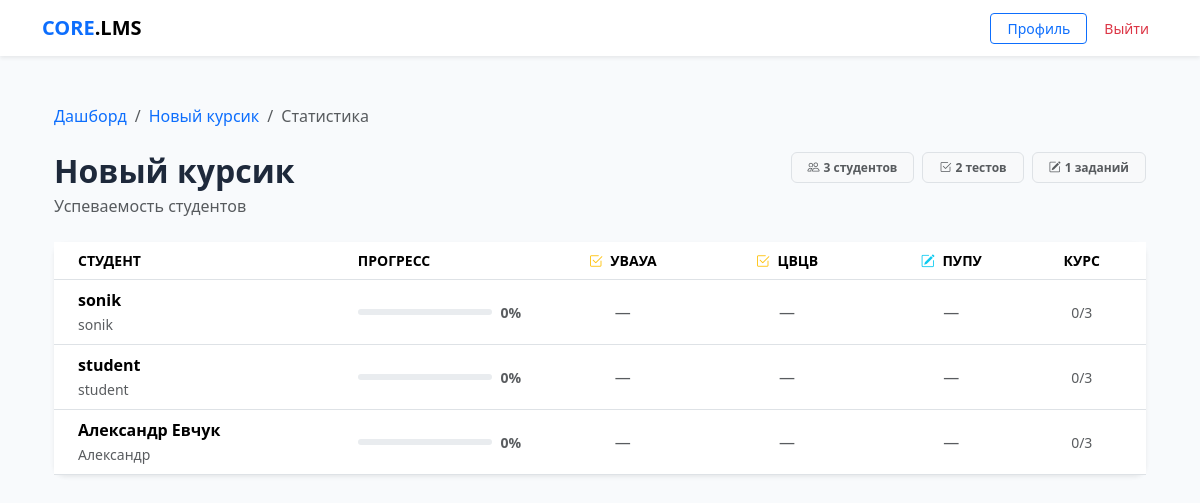
/stats/5/ (signed in), run on the app's committed database.
### core/models.py (models this page shows, shortened)
class Course(models.Model):
    title = models.CharField(max_length=255)
    description = models.TextField(blank=True)
    author = models.ForeignKey(CustomUser, on_delete=models.CASCADE, related_name='authored_courses')
    groups = models.ManyToManyField(Group, related_name='available_courses', blank=True)
    created_at = models.DateTimeField(auto_now_add=True)
    available_from = models.DateTimeField(null=True, blank=True,
        help_text='Дата открытия курса. Пусто — доступен сразу.')
    available_until = models.DateTimeField(null=True, blank=True,
        help_text='Дата закрытия курса. Пусто — бессрочно.')
    allow_self_enroll = models.BooleanField(default=False,
        help_text='Разрешить студентам подключаться по коду доступа')
    access_code = models.CharField(max_length=32, blank=True, null=True,
        help_text='Код для самостоятельного подключения к курсу')

class Quiz(models.Model):
    course = models.ForeignKey(Course, on_delete=models.CASCADE, related_name='quizzes')
    title = models.CharField(max_length=255)
    max_attempts = models.PositiveIntegerField(
        default=0,
        help_text='0 — неограниченное количество попыток'
    )
    shuffle_questions = models.BooleanField(
        default=False,
        help_text='Перемешивать вопросы случайно для каждого студента'
    )
    time_limit_minutes = models.PositiveIntegerField(
        null=True, blank=True,
        help_text='Ограничение по времени в минутах. Пусто — без ограничений.'
    )
    available_from = models.DateTimeField(null=True, blank=True,
        help_text='Дата открытия теста. Пусто — доступен сразу.')
    available_until = models.DateTimeField(null=True, blank=True,
        help_text='Дата закрытия теста. Пусто — бессрочно.')

class Assignment(models.Model):
    block = models.OneToOneField(ContentBlock, on_delete=models.CASCADE, related_name='assignment')
    description = models.TextField(blank=True)
    max_score = models.PositiveIntegerField(default=100)
    deadline = models.DateTimeField(null=True, blank=True)

class ContentBlock(models.Model):
    BLOCK_TYPES = (
        ('text', 'Текст'),
        ('file', 'Файл/Медиа'),
        ('quiz', 'Тест'),
        ('assignment', 'Задание'),
    )
    course = models.ForeignKey(Course, on_delete=models.CASCADE, related_name='blocks')
    section = models.ForeignKey('Section', on_delete=models.SET_NULL,
                                null=True, blank=True, related_name='blocks')
    title = models.CharField(max_length=255)
    block_type = models.CharField(max_length=20, choices=BLOCK_TYPES)
    content_text = models.TextField(blank=True, null=True)
    content_file = models.FileField(upload_to='course_contents/', blank=True, null=True)
    content_quiz = models.ForeignKey(Quiz, on_delete=models.SET_NULL, blank=True, null=True,
                                     related_name='blocks')
    order = models.PositiveIntegerField(default=0)

class CustomUser(AbstractUser):
    ROLE_CHOICES = (
        ('student', 'Студент'),
        ('teacher', 'Преподаватель'),
    )
    role = models.CharField(max_length=10, choices=ROLE_CHOICES, default='student')
    avatar = models.ImageField(upload_to='avatars/', null=True, blank=True)
    phone = models.CharField(max_length=20, null=True, blank=True)

### core/views.py (the view)
# urls.py: path('stats/<int:course_id>/', views.course_stats, name='course_stats'),
@login_required
@user_passes_test(is_teacher)
def course_stats(request, course_id):
    course = get_object_or_404(Course, id=course_id, author=request.user)
    students = CustomUser.objects.filter(
        groups__in=course.groups.all(), role='student'
    ).distinct().order_by('last_name', 'first_name')
    quizzes = Quiz.objects.filter(course=course)
    assignments = Assignment.objects.filter(
        block__course=course
    ).select_related('block')
    students_data = []
    for student in students:
        quiz_results = {}
        for quiz in quizzes:
            result = StudentResult.objects.filter(
                student=student, quiz=quiz
            ).order_by('-score').first()
            quiz_results[quiz.id] = result
        assignment_results = {}
        for assignment in assignments:
            sub = Submission.objects.filter(
                student=student, assignment=assignment
            ).first()
            assignment_results[assignment.id] = sub
        total = quizzes.count() + assignments.count()
        done = sum(1 for r in quiz_results.values() if r)
        done += sum(1 for s in assignment_results.values() if s and s.status == 'graded')
        pct = int((done / total) * 100) if total > 0 else 0
        completion = CourseCompletion.objects.filter(
            student=student, course=course).first()
        students_data.append({
            'student': student,
            'quiz_results': quiz_results,
            'assignment_results': assignment_results,
            'pct': pct,
            'done': done,
            'total': total,
            'completed': completion,
        })
    return render(request, 'core/course_stats.html', {
        'course': course,
        'students_data': students_data,
        'quizzes': quizzes,
        'assignments': assignments,
    })

### core/templatetags/core_extras.py (called while the page is built)
@register.filter
def lookup(d, key):
    if isinstance(d, dict):
        return d.get(key)
    return None

### core/views.py (called while the page is built)
def is_teacher(user):
    return user.is_authenticated and user.role == 'teacher'

### core/templates/core/course_stats.html (shortened to what this page needs)
{% extends "core/base.html" %}
{% load core_extras %}
{% block content %}
<div class="container py-4">
    <nav aria-label="breadcrumb" class="mb-4">
        <ol class="breadcrumb">
            <li class="breadcrumb-item">
                <a href="{% url 'dashboard' %}" class="text-decoration-none">Дашборд</a>
            </li>
            <li class="breadcrumb-item">
                <a href="{% url 'course_builder' course.id %}" class="text-decoration-none">
                    {{ course.title }}
                </a>
            </li>
            <li class="breadcrumb-item active">Статистика</li>
        </ol>
    </nav>
    <div class="d-flex justify-content-between align-items-start mb-4">
        <div>
            <h2 class="fw-bold mb-1">{{ course.title }}</h2>
            <p class="text-muted mb-0">Успеваемость студентов</p>
        </div>
        <div class="d-flex gap-2">
            <span class="badge bg-light text-muted border px-3 py-2">
                <i class="bi bi-people me-1"></i>{{ students_data|length }} студентов
            </span>
            <span class="badge bg-light text-muted border px-3 py-2">
                <i class="bi bi-check2-square me-1"></i>{{ quizzes|length }} тестов
            </span>
            <span class="badge bg-light text-muted border px-3 py-2">
                <i class="bi bi-pencil-square me-1"></i>{{ assignments|length }} заданий
            </span>
        </div>
    </div>
    {% if students_data %}
    <div class="card border-0 shadow-sm">
        <div class="table-responsive">
            <table class="table align-middle mb-0" id="statsTable">
                <thead class="bg-light">
                    <tr class="small text-uppercase text-muted">
                        <th class="ps-4" style="min-width:180px;">Студент</th>
                        <th style="min-width:100px;">Прогресс</th>
                        {% for quiz in quizzes %}
                        <th class="text-center" style="min-width:100px;"
                            title="{{ quiz.title }}">
                            <i class="bi bi-check2-square text-warning me-1"></i>
                            {{ quiz.title|truncatechars:15 }}
                        </th>
                        {% endfor %}
                        {% for assignment in assignments %}
                        <th class="text-center" style="min-width:100px;"
                            title="{{ assignment.block.title }}">
                            <i class="bi bi-pencil-square text-info me-1"></i>
                            {{ assignment.block.title|truncatechars:15 }}
                        </th>
                        {% endfor %}
                        <th class="text-center pe-4">Курс</th>
                    </tr>
                </thead>
                <tbody>
                    {% for row in students_data %}
                    <tr class="{% if row.completed %}table-success-subtle{% endif %}">
                        <td class="ps-4">
                            <div class="fw-semibold">
                                {{ row.student.get_full_name|default:row.student.username }}
                            </div>
                            <small class="text-muted">{{ row.student.username }}</small>
                        </td>
                        <td>
                            <div class="d-flex align-items-center gap-2">
                                <div class="progress flex-grow-1" style="height:6px;min-width:60px;">
                                </div>
                                <small class="text-muted fw-semibold" style="min-width:32px;">
                                    {{ row.pct }}%
                                </small>
                            </div>
                        </td>
                        {% for quiz in quizzes %}
                        {% with result=row.quiz_results|lookup:quiz.id %}
                        <td class="text-center">
                            {% if result %}
                                <span class="badge bg-success-subtle text-success border border-success-subtle px-2">
                                    {{ result.score }}/{{ result.max_score }}
                                </span>
                            {% else %}
                                <span class="text-muted">—</span>
                            {% endif %}
                        </td>
                        {% endwith %}
                        {% endfor %}
                        {% for assignment in assignments %}
                        {% with sub=row.assignment_results|lookup:assignment.id %}
                        <td class="text-center">
                            {% if sub %}
                                {% if sub.status == 'graded' %}
                                <span class="badge bg-success-subtle text-success border border-success-subtle px-2">
                                    {{ sub.score }}/{{ assignment.max_score }}
                                </span>
                                {% else %}
                                <span class="badge bg-warning-subtle text-warning border border-warning-subtle px-2">
                                    <i class="bi bi-hourglass-split me-1"></i>На проверке
                                </span>
                                <a href="{% url 'grade_submission' sub.id %}"
                                   class="btn btn-xs btn-warning py-0 px-1 ms-1"
                                   style="font-size:.7rem;" title="Проверить">
                                    <i class="bi bi-check2"></i>
                                </a>
                                {% endif %}
                            {% else %}
                                <span class="text-muted">—</span>
                            {% endif %}
                        </td>
                        {% endwith %}
                        {% endfor %}
                        <td class="text-center pe-4">
                            {% if row.completed %}
                            <span class="badge bg-success-subtle text-success border border-success-subtle">
                                <i class="bi bi-check2-all me-1"></i>Завершён
                            </span>
                            {% else %}
                            <span class="text-muted small">{{ row.done }}/{{ row.total }}</span>
                            {% endif %}
                        </td>
                    </tr>
                    {% endfor %}
                </tbody>
            </table>
        </div>
    </div>
    {% else %}
    <div class="text-center py-5 border rounded-4 bg-light">
        <i class="bi bi-people display-4 text-muted opacity-25"></i>
        <p class="text-muted mt-3">Нет студентов с доступом к этому курсу.</p>
        <small class="text-muted">Назначьте курс группам в настройках курса.</small>
    </div>
    {% endif %}
</div>
{% endblock %}

### core/templates/core/base.html (style rules this page uses)
:root { --bg-body: #f8fafc; --bg-card: #ffffff; --border-color: #e2e8f0; --accent: #0d6efd; --text-main: #1e293b; }
body { background-color: var(--bg-body); color: var(--text-main); font-family: 'Segoe UI', system-ui, sans-serif; }
.card { background-color: var(--bg-card); border: 0; border-radius: 12px; box-shadow: 0 1px 3px rgba(0,0,0,0.05); }

### data on the page
Course: title "Новый курсик"
Quiz: title "УВАУА"
Quiz: title "ЦВЦВ"
Assignment: block "ПУПУ"
CustomUser: student.get_full_name "sonik", student.username "sonik", pct "0", done "0", total "3"
CustomUser: student.get_full_name "student", student.username "student", pct "0", done "0", total "3"
CustomUser: student.get_full_name "Александр Евчук", student.username "Александр", pct "0", done "0", total "3"

### other printed values
{{ students_data|length }} "3"
{{ quizzes|length }} "2"
{{ assignments|length }} "1"
